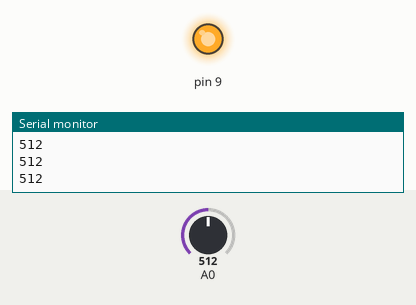
Bench run of a sketch on a simulated Arduino Uno, built with avr-gcc and run on an emulated ATmega328P. Shown: output pins drawn as LEDs (lit = HIGH), the last lines printed to the serial monitor. The test bench sets the inputs (shaded band); at power-on: A0 = 512.

Above: at 1.2 s.
1.3 s: A0 set to 122
At 2.6 s:
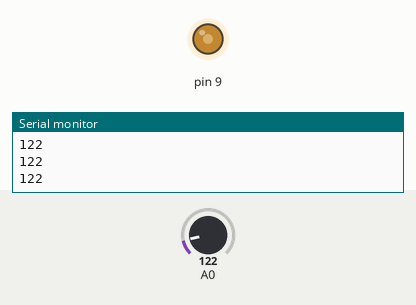
2.9 s: A0 set to 0
At 3.9 s:
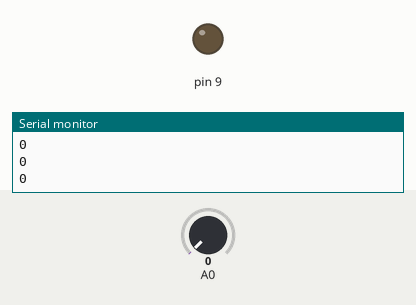
4.5 s: A0 set to 306
At 5.2 s:
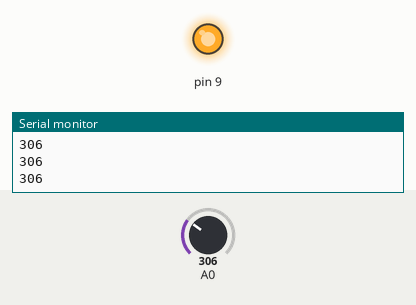
Timing chart, 0 to 7.5 s (numbered marks = the images above; inputs shaded):
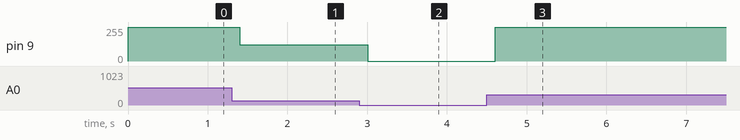

Measured:
- after the input at 1.3 s, pin 9: 255/255 → 122/255 after 0.10 s
- after the input at 2.9 s, pin 9: 122/255 → 0/255 after 0.10 s
- after the input at 4.5 s, pin 9: 0/255 → 255/255 after 0.11 s

The sketch:

encoder.ino
```cpp
void setup() {
  Serial.begin(9600);
  pinMode(A0, INPUT);
}

void loop() {
  int signal0 = analogRead(A0);

  int strength0 = signal0;
  Serial.println(strength0);
  analogWrite(9, strength0);
  delay(200);
}
```
